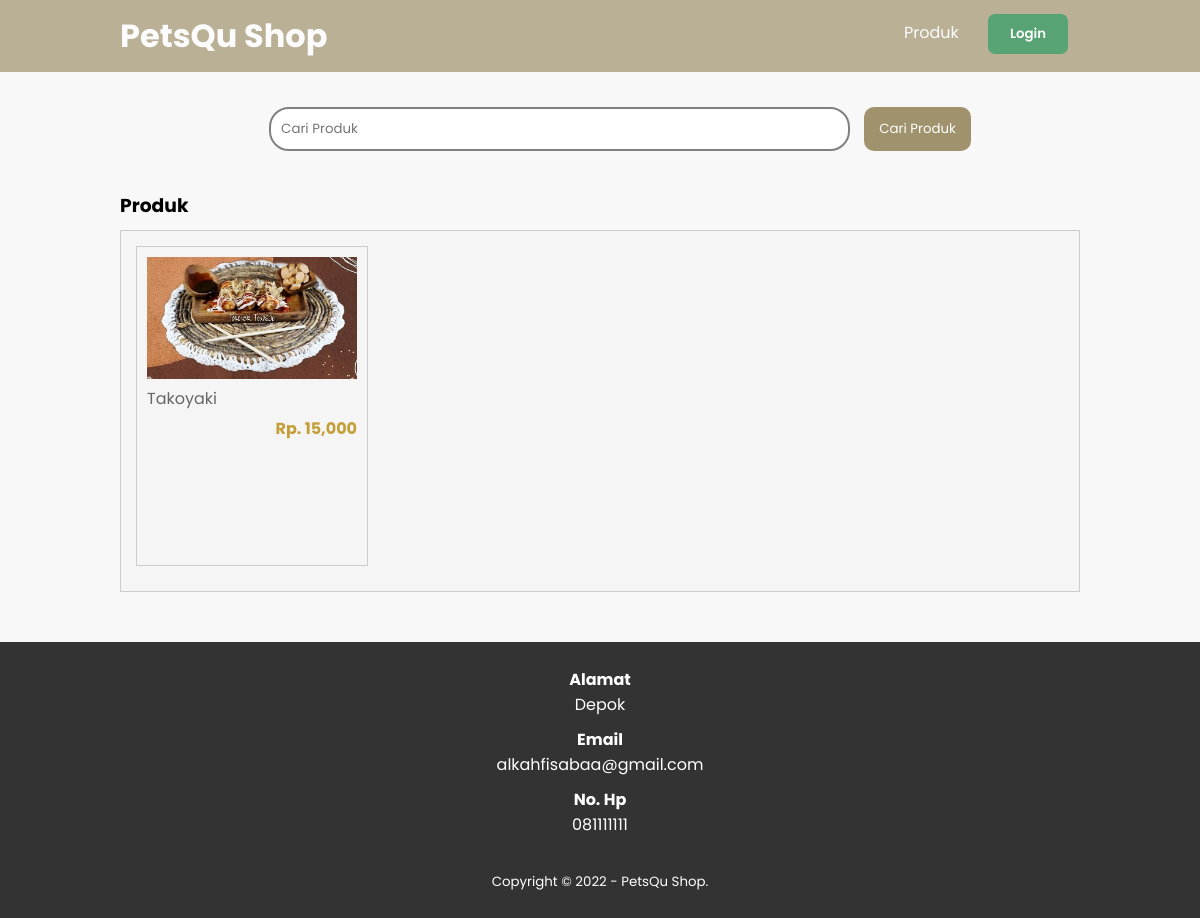
The page /produk.php?kat=2 on the database as committed earlier.
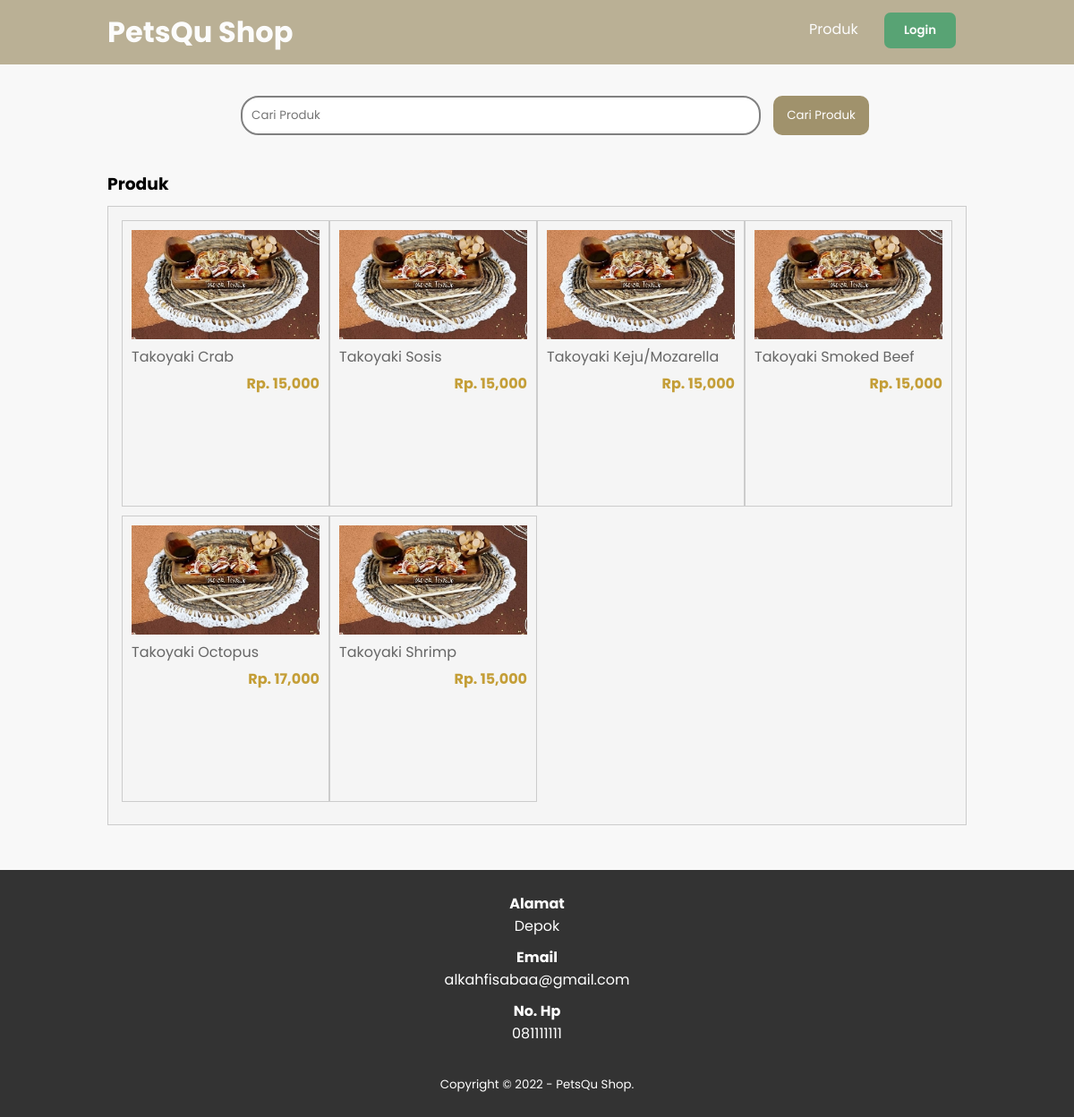
The same page on the database as committed later.
### tables this page shows
CREATE TABLE `tb_product` (
  `product_id` int(11) NOT NULL,
  `category_id` int(11) NOT NULL,
  `product_name` varchar(100) NOT NULL,
  `product_price` int(11) NOT NULL,
  `product_description` text NOT NULL,
  `product_image` varchar(100) NOT NULL,
  `product_status` tinyint(1) NOT NULL,
  `data_created` timestamp NOT NULL DEFAULT current_timestamp()
);

### produk.php (the view, shortened to what this page needs)
<?php
	include 'db.php';
	$kontak = mysqli_query($conn, "SELECT admin_telp, admin_email, admin_address FROM tb_admin WHERE admin_id = 1");
	$a = mysqli_fetch_object($kontak);
?>
<!DOCTYPE html>
<html>
<head>
	<link rel="stylesheet" type="text/css" href="css/style.css?v=<?php echo time(); ?>">
</head>
<body>
	<header>
		<div class="container">
		<h1 onclick="location.href='index.php'">PetsQu Shop</h1>
			<ul>
				<li><a href="produk.php">Produk</a></li>
				<Button class="btn" onclick="location.href='login.php'">Login</Button>
			</ul>
		</div>
	</header>
	<div class="search">
		<div class="container">
			<form action="produk.php">
				<input type="text" name="search" placeholder="Cari Produk" value="<?php echo $_GET['search'] ?>">
				<input type="submit" name="cari" value="Cari Produk">
			</form>
		</div>
	</div>
	<div class="section">
		<div class="container">
			<h3>Produk</h3>
			<div class="box">
				<?php
					if($_GET['search'] != '' || $_GET['kat'] != ''){
						$where = "AND product_name LIKE '%".$_GET['search']."%' AND category_id LIKE '".$_GET['kat']."' ";
					}
					$produk = mysqli_query($conn, "SELECT * FROM tb_product WHERE product_status = 1 $where ORDER BY product_id DESC");
					if(mysqli_num_rows($produk) > 0){
						while($p = mysqli_fetch_array($produk)){
				?>
					<a href="detail-produk.php?id=<?php echo $p['product_id'] ?>">
						<div class="col-4">
							<img src="produk/<?php echo $p['product_image'] ?>">
							<p class="nama"><?php echo substr($p['product_name'], 0, 30) ?></p>
							<p class="harga">Rp. <?php echo number_format($p['product_price']) ?></p>
						</div>
					</a>
				<?php }}else{ ?>
					<p>Produk tidak ada</p>
				<?php } ?>
			</div>
		</div>
	</div>
	<div class="footer">
		<div class="container">
			<h4>Alamat</h4>
			<p><?php echo $a->admin_address ?></p>
			<h4>Email</h4>
			<p><?php echo $a->admin_email ?></p>
			<h4>No. Hp</h4>
			<p><?php echo $a->admin_telp ?></p>
			<small>Copyright &copy; 2022 - PetsQu Shop.</small>
		</div>
	</div>
</body>
</html>

### css/style.css (style rules this page uses)
* { padding: 0; margin: 0; font-family: 'Poppins', sans-serif; }
body { background-color: #f8f8f8; font-family: 'Poppins', sans-serif; }
a { color: inherit; text-decoration: none; }
.btn { width: 80px; font-weight: 600; padding: 8px 15px; background-color: rgb(21 128 61); color: white; border: 2px solid rgb(21 128 61); cursor: pointer; border-radius: 7px; }
header { background: #a0926c; opacity: 0.7; color: #fff; }
header h1 { float: left; padding: 12px 0; }
header ul { float: right; }
header ul li { display: inline-block; }
header ul li a { padding: 20px 15px 20px 15px; display: inline-block; }
li { margin-right: 10px; }
.container { width: 80%; margin: 0 auto; }
.container:after { content: ''; display: block; clear: both; }
.section { margin: 25px 0; }
.box { background-color: whitesmoke; border: 1px solid #ccc; padding: 15px; box-sizing: border-box; margin: 10px 0 25px 0; }
.box:after { content: ''; display: block; clear: both; }
button { border: none; margin-right: 12px; }
.search { margin-top: 20px; padding: 15px 0; text-align: center; margin-left: 40px; }
.search input[type=text] { width: 60%; padding: 10px; border: 2px solid gray; border-radius: 20px; margin-right: 10px; }
.search input[type=submit] { padding: 12px 15px; background-color: #a0926c; color: #fff; border: none; cursor: pointer; border-radius: 10px; }
.col-4 { width: 25%; height: 320px; border: 1px solid #ccc; float: left; padding: 10px; box-sizing: border-box; margin-bottom: 10px; }
.col-4 img { width: 100%; }
.col-4 .nama { color: #666; margin-bottom: 5px; }
.col-4 .harga { font-weight: bold; color: #c49e37; float: right; }
.footer { padding: 25px 0; background-color: #333; color: #fff; text-align: center; }
.footer p { margin-bottom: 10px; }
.footer small { margin-top: 25px; display: inline-block; }

Rows that differ between the two databases and show on the page:
added tb_product: product_image (picture), product_name "Takoyaki Crab", product_price "15,000"
added tb_product: product_image (picture), product_name "Takoyaki Sosis", product_price "15,000"
added tb_product: product_image (picture), product_name "Takoyaki Keju/Mozarella", product_price "15,000"
added tb_product: product_image (picture), product_name "Takoyaki Smoked Beef", product_price "15,000"
added tb_product: product_image (picture), product_name "Takoyaki Octopus", product_price "17,000"
changed tb_product: product_name "Takoyaki" → "Takoyaki Shrimp"
